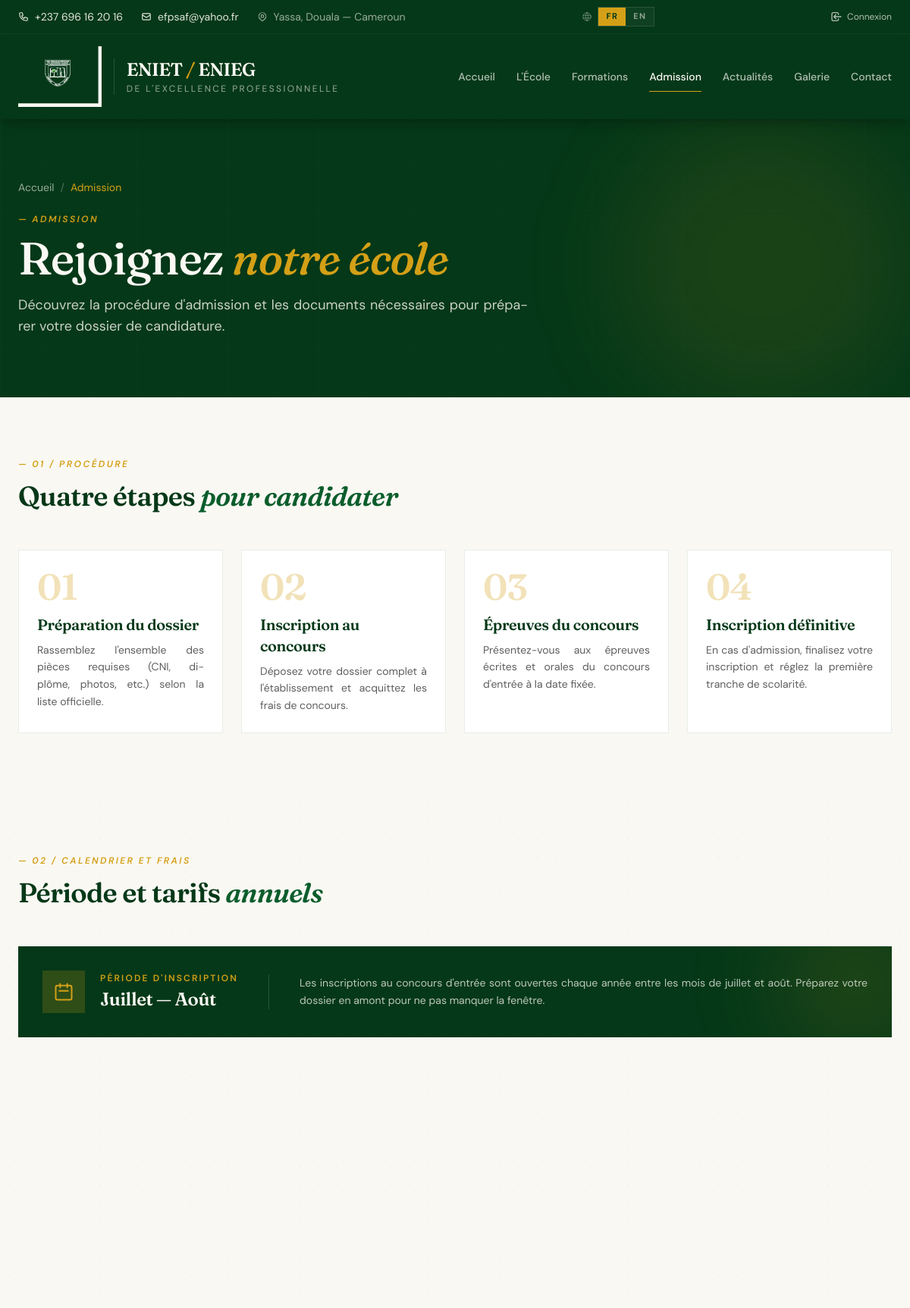
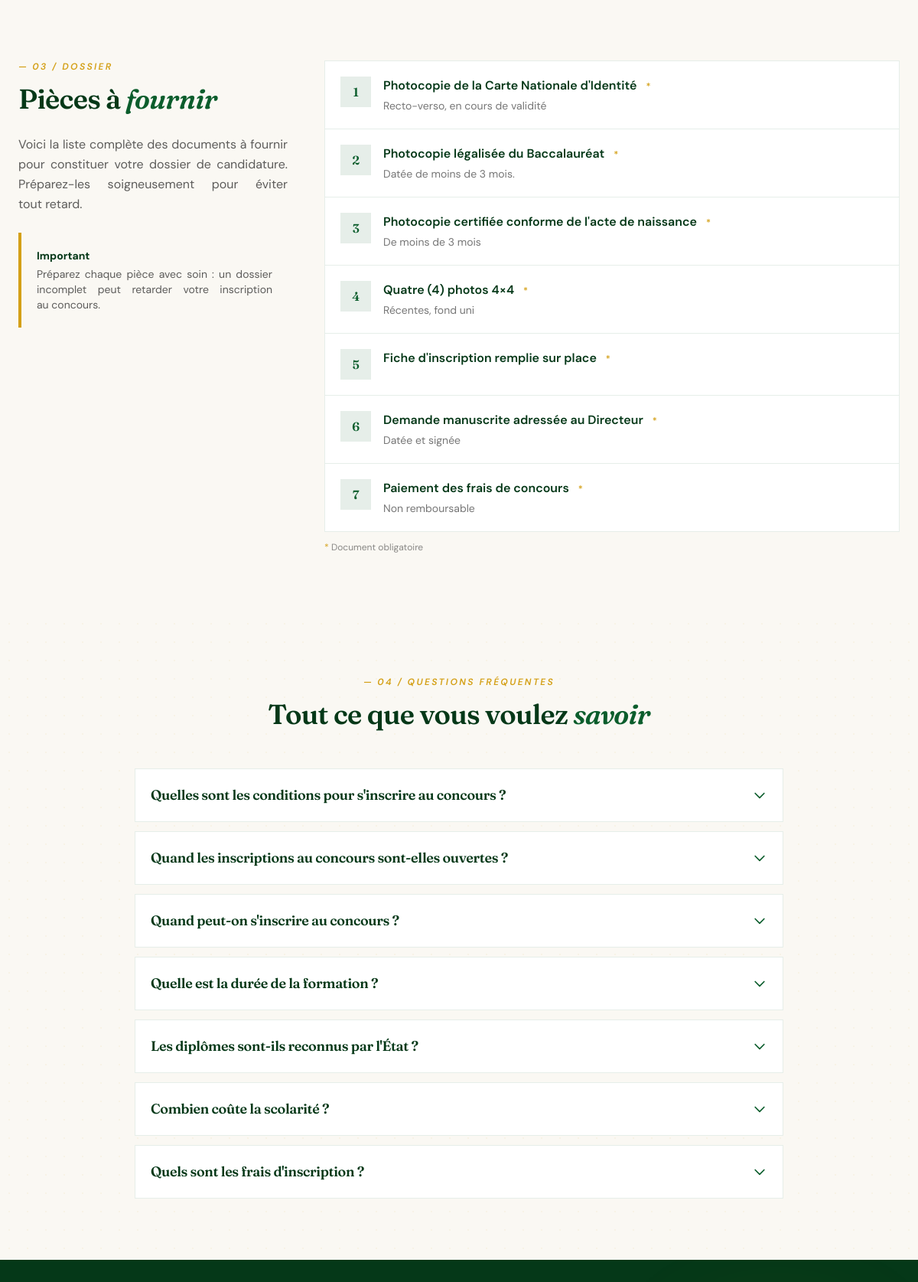
Screenshot of /fr/formations/admission/ (upper part) with the database file from the repository (2 pictures, top to bottom).
### apps/ecoles/models.py (models this page shows, shortened)
class DocumentRequis(TimeStampedModel):
    libelle = models.CharField(
        _('Document'),
        max_length=200,
        help_text=_('Ex: "Photocopie CNI"'),
    )
    description = models.CharField(
        _('Précision'),
        max_length=300,
        blank=True,
        help_text=_('Détails optionnels (format, exigences...)'),
    )
    obligatoire = models.BooleanField(
        _('Obligatoire'),
        default=True,
    )
    ordre = models.PositiveSmallIntegerField(
        _('Ordre d\'affichage'),
        default=0,
    )
    class Meta:
        verbose_name = _('Document requis')
        verbose_name_plural = _('Documents requis')
        ordering = ['ordre', 'libelle']

class FAQ(TimeStampedModel):
    class Categorie(models.TextChoices):
        ADMISSION = 'admission', _('Admission')
        FORMATION = 'formation', _('Formation')
        FRAIS = 'frais', _('Frais et paiement')
        AUTRE = 'autre', _('Autre')
    question = models.CharField(
        _('Question'),
        max_length=300,
    )
    reponse = models.TextField(
        _('Réponse'),
    )
    categorie = models.CharField(
        _('Catégorie'),
        max_length=20,
        choices=Categorie.choices,
        default=Categorie.ADMISSION,
    )
    ordre = models.PositiveSmallIntegerField(
        _('Ordre d\'affichage'),
        default=0,
    )
    actif = models.BooleanField(_('Actif'), default=True)
    class Meta:
        verbose_name = _('Question fréquente')
        verbose_name_plural = _('Questions fréquentes')
        ordering = ['categorie', 'ordre']

### apps/ecoles/views.py (the view)
# urls.py: path('admission/', views.admission_view, name='admission'),
def admission_view(request):
    ecoles = Ecole.objects.filter(actif=True).prefetch_related(
        Prefetch(
            'tranches',
            queryset=TranchePaiement.objects.order_by('annee', 'numero_tranche'),
            to_attr='tranches_triees',
        )
    )
    documents = DocumentRequis.objects.all()
    faqs = FAQ.objects.filter(actif=True)
    return render(request, 'ecoles/admission.html', {
        'ecoles': ecoles,
        'documents': documents,
        'faqs': faqs,
    })

### apps/core/context_processors.py (called while the page is built, shortened)
def tinymce_key(request):
    return {
        'TINYMCE_API_KEY': getattr(settings, 'TINYMCE_API_KEY', '')
    }

def security_config(request):
    return {
        'SESSION_MAX_AGE': settings.SESSION_COOKIE_AGE,
    }

def site_settings(request):
    return {
        'site_settings': SiteSettings.load(),
    }

def dashboard_badges(request):
    if not request.user.is_authenticated:
        return {}

### apps/pages/models.py (called while the page is built)
    @classmethod
    def load(cls):
        obj, created = cls.objects.get_or_create(pk=1)
        return obj

### templates/ecoles/admission.html (shortened to what this page needs)
{% extends "base_public.html" %}
{% load i18n humanize %}
{% block content %}
<section class="bg-primary-darker text-cream relative overflow-hidden py-20">
    <div class="absolute inset-0 opacity-30 pointer-events-none"
         style="background-image: linear-gradient(rgba(255,255,255,0.04) 1px, transparent 1px), linear-gradient(90deg, rgba(255,255,255,0.04) 1px, transparent 1px); background-size: 60px 60px;">
    </div>
    <div class="absolute top-0 right-0 w-96 h-96 bg-accent/10 rounded-full blur-3xl pointer-events-none"></div>
    <div class="relative max-w-7xl mx-auto px-6">
        <nav class="flex items-center gap-2 text-sm text-cream/60 mb-6">
            <a href="{% url 'core:home' %}" class="hover:text-accent transition-colors">{% trans "Accueil" %}</a>
            <span class="text-cream/30">/</span>
            <span class="text-accent">{% trans "Admission" %}</span>
        </nav>
        <div class="hero-in hero-in-1 text-xs uppercase tracking-[0.2em] text-accent font-semibold italic mb-3">
            — {% trans "Admission" %}
        </div>
        <h1 class="hero-in hero-in-2 font-serif text-4xl md:text-6xl font-medium leading-[1.05] mb-4">
            {% trans "Rejoignez" %}
            <span class="italic text-accent">{% trans "notre école" %}</span>
        </h1>
        <p class="hero-in hero-in-3 text-cream/80 text-lg max-w-2xl">
        </p>
    </div>
</section>
<section class="py-20">
    <div class="max-w-7xl mx-auto px-6">
        <div class="max-w-2xl mb-12">
            <div class="text-xs uppercase tracking-[0.2em] text-accent font-semibold italic mb-3">
                — 01 / {% trans "Procédure" %}
            </div>
            <h2 class="font-serif text-3xl md:text-4xl text-primary-darker font-semibold leading-tight">
                {% trans "Quatre étapes" %} <span class="italic text-primary">{% trans "pour candidater" %}</span>
            </h2>
        </div>
        <div class="grid md:grid-cols-2 lg:grid-cols-4 gap-6 relative">
            <article class="relative bg-white border border-primary/10 p-6">
                <div class="font-serif text-5xl text-accent/30 font-semibold mb-3">01</div>
                <h3 class="font-serif text-xl text-primary-darker font-semibold mb-2">{% trans "Préparation du dossier" %}</h3>
                <p class="text-ink/70 text-sm leading-relaxed">
                    {% trans "Rassemblez l'ensemble des pièces requises (CNI, diplôme, photos, etc.) selon la liste officielle." %}
                </p>
            </article>
            <article class="relative bg-white border border-primary/10 p-6">
                <div class="font-serif text-5xl text-accent/30 font-semibold mb-3">02</div>
                <h3 class="font-serif text-xl text-primary-darker font-semibold mb-2">{% trans "Inscription au concours" %}</h3>
                <p class="text-ink/70 text-sm leading-relaxed">
                    {% trans "Déposez votre dossier complet à l'établissement et acquittez les frais de concours." %}
                </p>
            </article>
            <article class="relative bg-white border border-primary/10 p-6">
                <div class="font-serif text-5xl text-accent/30 font-semibold mb-3">03</div>
                <h3 class="font-serif text-xl text-primary-darker font-semibold mb-2">{% trans "Épreuves du concours" %}</h3>
                <p class="text-ink/70 text-sm leading-relaxed">
                    {% trans "Présentez-vous aux épreuves écrites et orales du concours d'entrée à la date fixée." %}
                </p>
            </article>
            <article class="relative bg-white border border-primary/10 p-6">
                <div class="font-serif text-5xl text-accent/30 font-semibold mb-3">04</div>
                <h3 class="font-serif text-xl text-primary-darker font-semibold mb-2">{% trans "Inscription définitive" %}</h3>
                <p class="text-ink/70 text-sm leading-relaxed">
                    {% trans "En cas d'admission, finalisez votre inscription et réglez la première tranche de scolarité." %}
                </p>
            </article>
        </div>
    </div>
</section>
<section class="py-20 bg-cream relative">
    <div class="absolute inset-0 opacity-40 pointer-events-none"
         style="background-image: radial-gradient(circle, rgba(212, 160, 23, 0.15) 1px, transparent 1px); background-size: 24px 24px;">
    </div>
    <div class="relative max-w-7xl mx-auto px-6">
        <div class="max-w-2xl mb-12">
            <div class="text-xs uppercase tracking-[0.2em] text-accent font-semibold italic mb-3">
                — 02 / {% trans "Calendrier et frais" %}
            </div>
            <h2 class="font-serif text-3xl md:text-4xl text-primary-darker font-semibold leading-tight">
                {% trans "Période et tarifs" %} <span class="italic text-primary">{% trans "annuels" %}</span>
            </h2>
        </div>
        <div class="bg-primary-darker text-cream p-6 md:p-8 mb-8 flex flex-col md:flex-row md:items-center gap-6 md:gap-10 relative overflow-hidden">
            <div class="absolute -top-12 -right-12 w-48 h-48 bg-accent/15 rounded-full blur-3xl pointer-events-none"></div>
            <div class="relative flex items-center gap-5 flex-shrink-0">
                <div class="w-14 h-14 bg-accent/20 flex items-center justify-center flex-shrink-0">
                    <svg class="w-7 h-7 text-accent" fill="none" stroke="currentColor" viewBox="0 0 24 24">
                        <path stroke-linecap="round" stroke-linejoin="round" stroke-width="1.7" d="M8 7V3m8 4V3m-9 8h10M5 21h14a2 2 0 002-2V7a2 2 0 00-2-2H5a2 2 0 00-2 2v12a2 2 0 002 2z"/>
                    </svg>
                </div>
                <div>
                    <div class="text-xs uppercase tracking-[0.18em] text-accent font-semibold mb-1">
                        {% trans "Période d'inscription" %}
                    </div>
                    <div class="font-serif text-2xl font-semibold">
                        {% trans "Juillet — Août" %}
                    </div>
                </div>
            </div>
            <p class="relative text-cream/75 text-sm leading-relaxed md:border-l md:border-cream/15 md:pl-10">
            </p>
        </div>
        <div class="grid md:grid-cols-2 gap-6" data-reveal-stagger>
        </div>
    </div>
</section>
<section class="py-20">
    <div class="max-w-7xl mx-auto px-6 grid lg:grid-cols-12 gap-12">
        <div class="lg:col-span-4">
            <div class="text-xs uppercase tracking-[0.2em] text-accent font-semibold italic mb-3">
                — 03 / {% trans "Dossier" %}
            </div>
            <h2 class="font-serif text-3xl md:text-4xl text-primary-darker font-semibold leading-tight mb-6">
                {% trans "Pièces à" %} <span class="italic text-primary">{% trans "fournir" %}</span>
            </h2>
            <p class="text-ink/70 leading-relaxed mb-6">
            </p>
            <div class="bg-cream border-l-4 border-accent p-5 text-sm">
                <strong class="text-primary-darker block mb-1">{% trans "Important" %}</strong>
                <p class="text-ink/70">
                    {% trans "Préparez chaque pièce avec soin : un dossier incomplet peut retarder votre inscription au concours." %}
                </p>
            </div>
        </div>
        <div class="lg:col-span-8">
            <div class="bg-white border border-primary/10 divide-y divide-primary/10">
                {% for document in documents %}
                    <div class="flex items-start gap-4 p-5 hover:bg-cream/50 transition-colors">
                        <div class="w-10 h-10 flex-shrink-0 bg-primary/10 flex items-center justify-center font-serif text-primary font-semibold">
                            {{ forloop.counter }}
                        </div>
                        <div class="flex-1">
                            <div class="font-semibold text-primary-darker">
                                {{ document.libelle }}
                                {% if document.obligatoire %}
                                    <span class="ml-2 text-xs text-accent font-semibold">*</span>
                                {% endif %}
                            </div>
                            {% if document.description %}
                                <div class="text-sm text-ink/60 mt-1">{{ document.description }}</div>
                            {% endif %}
                        </div>
                    </div>
                {% endfor %}
            </div>
            <p class="text-xs text-ink/50 mt-3">
                <span class="text-accent">*</span> {% trans "Document obligatoire" %}
            </p>
        </div>
    </div>
</section>
{% if faqs %}
<section class="py-20 bg-cream relative">
    <div class="relative max-w-4xl mx-auto px-6">
        <div class="text-center mb-12">
            <div class="text-xs uppercase tracking-[0.2em] text-accent font-semibold italic mb-3">
                — 04 / {% trans "Questions fréquentes" %}
            </div>
            <h2 class="font-serif text-3xl md:text-4xl text-primary-darker font-semibold leading-tight">
                {% trans "Tout ce que vous voulez" %} <span class="italic text-primary">{% trans "savoir" %}</span>
            </h2>
        </div>
        <div class="space-y-3">
            {% for faq in faqs %}
                <details class="group bg-white border border-primary/10 overflow-hidden">
                    <summary class="flex items-center justify-between gap-4 p-5 cursor-pointer hover:bg-cream/50 transition-colors list-none">
                        <h3 class="font-serif text-lg text-primary-darker font-semibold flex-1">
                            {{ faq.question }}
                        </h3>
                        <svg class="w-5 h-5 text-primary flex-shrink-0 transition-transform group-open:rotate-180" fill="none" stroke="currentColor" viewBox="0 0 24 24">
                            <path stroke-linecap="round" stroke-linejoin="round" stroke-width="2" d="M19 9l-7 7-7-7"/>
                        </svg>
                    </summary>
                </details>
            {% endfor %}
        </div>
    </div>
</section>
{% endif %}
<section class="py-20 bg-primary-darker text-cream relative overflow-hidden">
</section>
{% endblock %}

### rows the page displays
DocumentRequis: libelle "Photocopie de la Carte Nationale d'Identité", description "Recto-verso, en cours de validité"
DocumentRequis: libelle "Photocopie légalisée du Baccalauréat", description "Datée de moins de 3 mois."
DocumentRequis: libelle "Photocopie certifiée conforme de l'acte de naissance", description "De moins de 3 mois"
DocumentRequis: libelle "Quatre (4) photos 4×4", description "Récentes, fond uni"
DocumentRequis: libelle "Fiche d'inscription remplie sur place"
DocumentRequis: libelle "Demande manuscrite adressée au Directeur", description "Datée et signée"
DocumentRequis: libelle "Paiement des frais de concours", description "Non remboursable"
FAQ: question "Quelles sont les conditions pour s'inscrire au concours ?"
FAQ: question "Quand les inscriptions au concours sont-elles ouvertes ?"
FAQ: question "Quand peut-on s'inscrire au concours ?"
FAQ: question "Quelle est la durée de la formation ?"
FAQ: question "Les diplômes sont-ils reconnus par l'État ?"
FAQ: question "Combien coûte la scolarité ?"
FAQ: question "Quels sont les frais d'inscription ?"

### other values shown
{{ lang_code|upper }} "FR" "EN"
